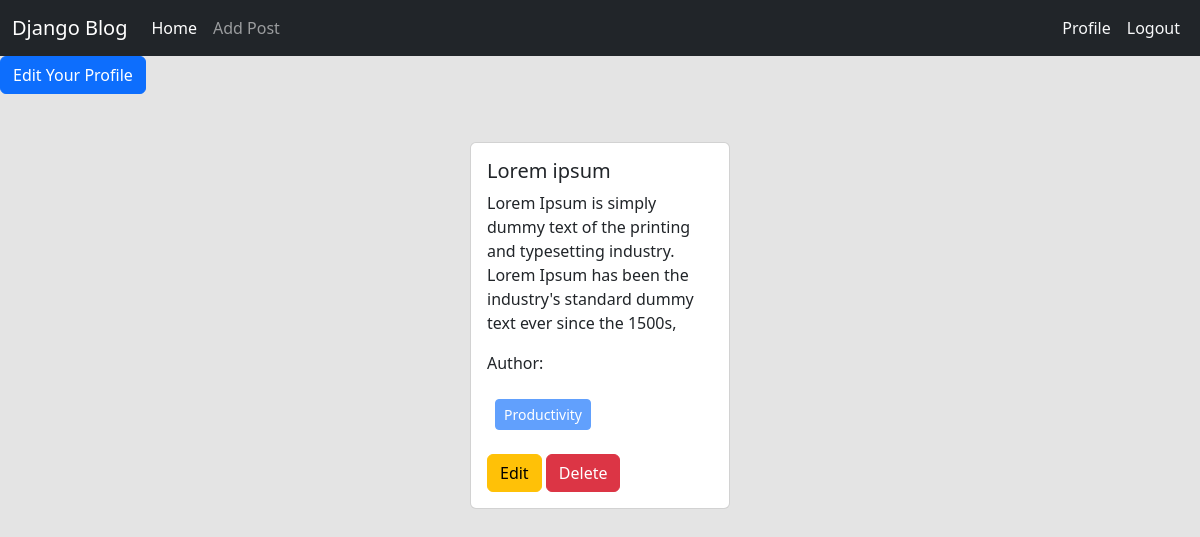
The app's page /author/profile/ (signed in) with its own data.
### posts/models.py (models this page shows, shortened)
class Post(models.Model):
    title = models.CharField(max_length = 50)
    content = models.TextField()
    category = models.ManyToManyField(Category)
    author = models.ForeignKey(User, on_delete=models.CASCADE)

### categories/models.py (models this page shows, shortened)
class Category(models.Model):
    name = models.CharField(max_length=100)
    slug = models.SlugField(max_length=100, unique = True, null = True, blank = True)

### author/views.py (the view)
# urls.py: path('profile/', views.profile, name='profile'),
@login_required
def profile(request):
    data = Post.objects.filter(author = request.user)
    return render(request, 'profile.html', {'data': data})

### author/templates/profile.html
{% extends "base.html" %}
{% load crispy_forms_tags %}
{% block content %}
    <div>
        <a class="btn btn-primary" href="{% url 'edit_profile' %}">Edit Your Profile</a>
    </div>
        <div class="d-flex flex-wrap justify-content-center px-5 pt-5">
            {% for post in data %}
                <div class="col-sm-3 mb-3 mb-sm-0">
                    <div class="card mx-2">
                        <div class="card-body">
                            <h5 class="card-title">{{post.title}}</h5>
                            <p class="card-text">{{post.content}}</p>
                            <p>Author: {{post.author.first_name}} {{post.author.last_name}}</p>
                            <p>
                                {% for i in post.category.all %}
                                    <button class="btn btn-primary btn-sm m-2" disabled>{{i.name}}</button>
                                {% endfor %}
                            </p>
                            <a href="{% url 'edit_post' post.id %}" class="btn btn-warning">Edit</a>
                            <a href="{% url 'delete_post' post.id %}" class="btn btn-danger">Delete</a>
                        </div>
                    </div>
                </div>
            {% endfor %}
        </div>
{% endblock content %}

### records on screen
Post: title "Lorem ipsum", content "Lorem Ipsum is simply dummy text of the printing and typesetting industry. Lorem Ipsum has been the industry's standard dummy text ever since the 1500s,"
Category: name "Productivity"
